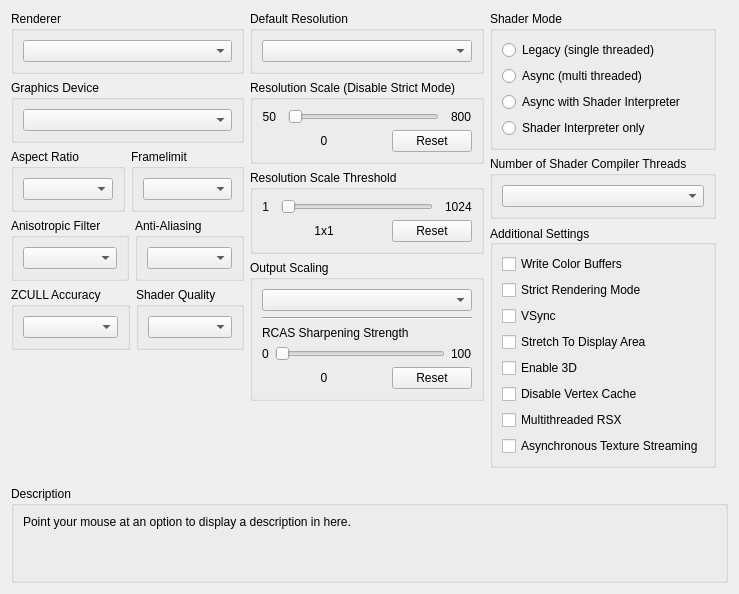
      <widget class="QWidget" name="gpuTab">
       <attribute name="title">
        <string>GPU</string>
       </attribute>
       <layout class="QVBoxLayout" name="gpuTab_layout" stretch="0,1,0">
        <item>
         <layout class="QHBoxLayout" name="gpuTabLayout" stretch="1,1,1">
          <item>
           <layout class="QVBoxLayout" name="gpuTabLayoutLeft">
            <item>
             <widget class="QGroupBox" name="gb_renderer">
              <property name="title">
               <string>Renderer</string>
              </property>
              <layout class="QVBoxLayout" name="gb_renderer_layout">
               <item>
                <widget class="QComboBox" name="renderBox"/>
               </item>
              </layout>
             </widget>
            </item>
            <item>
             <widget class="QGroupBox" name="gb_graphicsAdapter">
              <property name="title">
               <string>Graphics Device</string>
              </property>
              <layout class="QVBoxLayout" name="gb_graphicsAdapter_layout">
               <item>
                <widget class="QComboBox" name="graphicsAdapterBox"/>
               </item>
              </layout>
             </widget>
            </item>
            <item>
             <widget class="QWidget" name="widget_gpu_top" native="true">
              <layout class="QHBoxLayout" name="widget_gpu_top_layout" stretch="1,1">
               <property name="leftMargin">
                <number>0</number>
               </property>
               <property name="topMargin">
                <number>0</number>
               </property>
               <property name="rightMargin">
                <number>0</number>
               </property>
               <property name="bottomMargin">
                <number>0</number>
               </property>
               <item>
                <widget class="QGroupBox" name="gb_aspectRatio">
                 <property name="title">
                  <string>Aspect Ratio</string>
                 </property>
                 <layout class="QVBoxLayout" name="gb_aspectRatio_layout">
                  <item>
                   <widget class="QComboBox" name="aspectBox"/>
                  </item>
                 </layout>
                </widget>
               </item>
               <item>
                <widget class="QGroupBox" name="gb_frameLimit">
                 <property name="title">
                  <string>Framelimit</string>
                 </property>
                 <layout class="QVBoxLayout" name="gb_frameLimit_layout">
                  <item>
                   <widget class="QComboBox" name="frameLimitBox"/>
                  </item>
                 </layout>
                </widget>
               </item>
              </layout>
             </widget>
            </item>
            <item>
             <widget class="QWidget" name="widget_gpu_bottom" native="true">
              <layout class="QHBoxLayout" name="widget_gpu_bottom_layout" stretch="1,1">
               <property name="leftMargin">
                <number>0</number>
               </property>
               <property name="topMargin">
                <number>0</number>
               </property>
               <property name="rightMargin">
                <number>0</number>
               </property>
               <property name="bottomMargin">
                <number>0</number>
               </property>
               <item>
                <widget class="QGroupBox" name="gb_anisotropicFilter">
                 <property name="title">
                  <string>Anisotropic Filter</string>
                 </property>
                 <layout class="QVBoxLayout" name="gb_anisotropicFilter_layout">
                  <item>
                   <widget class="QComboBox" name="anisotropicFilterOverride"/>
                  </item>
                 </layout>
                </widget>
               </item>
               <item>
                <widget class="QGroupBox" name="gb_antiAliasing">
                 <property name="title">
                  <string>Anti-Aliasing</string>
                 </property>
                 <layout class="QVBoxLayout" name="gb_antiAliasing_layout">
                  <item>
                   <widget class="QComboBox" name="antiAliasing"/>
                  </item>
                 </layout>
                </widget>
               </item>
              </layout>
             </widget>
            </item>
            <item>
             <widget class="QWidget" name="widget_gpu_3" native="true">
              <layout class="QHBoxLayout" name="widget_gpu_3_layout" stretch="1,1">
               <property name="leftMargin">
                <number>0</number>
               </property>
               <property name="topMargin">
                <number>0</number>
               </property>
               <property name="rightMargin">
                <number>0</number>
               </property>
               <property name="bottomMargin">
                <number>0</number>
               </property>
               <item>
                <widget class="QGroupBox" name="gbZCULL">
                 <property name="title">
                  <string>ZCULL Accuracy</string>
                 </property>
                 <layout class="QVBoxLayout" name="gbZCULL_layout">
                  <item>
                   <widget class="QComboBox" name="zcullPrecisionMode"/>
                  </item>
                 </layout>
                </widget>
               </item>
               <item>
                <widget class="QGroupBox" name="gbShaderPrecision">
                 <property name="title">
                  <string>Shader Quality</string>
                 </property>
                 <layout class="QVBoxLayout" name="gbShaderPrecision_layout">
                  <item>
                   <widget class="QComboBox" name="shaderPrecision"/>
                  </item>
                 </layout>
                </widget>
               </item>
              </layout>
             </widget>
            </item>
            <item>
             <spacer name="gpu_tab_layout_right_spacer">
              <property name="orientation">
               <enum>Qt::Vertical</enum>
              </property>
              <property name="sizeType">
               <enum>QSizePolicy::MinimumExpanding</enum>
              </property>
              <property name="sizeHint" stdset="0">
               <size>
                <width>0</width>
                <height>0</height>
               </size>
              </property>
             </spacer>
            </item>
           </layout>
          </item>
          <item>
           <layout class="QVBoxLayout" name="gpuTabLayoutMiddle">
            <item>
             <widget class="QGroupBox" name="gb_default_resolution">
              <property name="title">
               <string>Default Resolution</string>
              </property>
              <layout class="QVBoxLayout" name="gb_default_resolution_layout">
               <item>
                <widget class="QComboBox" name="resBox"/>
               </item>
              </layout>
             </widget>
            </item>
            <item>
             <layout class="QVBoxLayout" name="layout_resolution_scale">
              <property name="spacing">
               <number>6</number>
              </property>
              <property name="leftMargin">
               <number>0</number>
              </property>
              <item>
               <widget class="QGroupBox" name="gb_resolutionScale">
                <property name="title">
                 <string>Resolution Scale (Disable Strict Mode)</string>
                </property>
                <layout class="QVBoxLayout" name="gb_resolutionScale_layout">
                 <item>
                  <widget class="QWidget" name="resolutionScaleLayoutTop" native="true">
                   <layout class="QHBoxLayout" name="horizontalLayout_23" stretch="0,1,0">
                    <property name="spacing">
                     <number>12</number>
                    </property>
                    <property name="leftMargin">
                     <number>0</number>
                    </property>
                    <property name="topMargin">
                     <number>0</number>
                    </property>
                    <property name="rightMargin">
                     <number>0</number>
                    </property>
                    <property name="bottomMargin">
                     <number>0</number>
                    </property>
                    <item>
                     <widget class="QLabel" name="resolutionScaleMin">
                      <property name="text">
                       <string>50</string>
                      </property>
                      <property name="alignment">
                       <set>Qt::AlignRight|Qt::AlignTrailing|Qt::AlignVCenter</set>
                      </property>
                     </widget>
                    </item>
                    <item>
                     <widget class="QSlider" name="resolutionScale">
                      <property name="orientation">
                       <enum>Qt::Horizontal</enum>
                      </property>
                     </widget>
                    </item>
                    <item>
                     <widget class="QLabel" name="resolutionScaleMax">
                      <property name="text">
                       <string>800</string>
                      </property>
                     </widget>
                    </item>
                   </layout>
                  </widget>
                 </item>
                 <item>
                  <layout class="QHBoxLayout" name="resolutionScaleLayoutBottom" stretch="1,0">
                   <item>
                    <widget class="QLabel" name="resolutionScaleVal">
                     <property name="text">
                      <string>0</string>
                     </property>
                     <property name="alignment">
                      <set>Qt::AlignCenter</set>
                     </property>
                    </widget>
                   </item>
                   <item>
                    <widget class="QPushButton" name="resolutionScaleReset">
                     <property name="text">
                      <string>Reset</string>
                     </property>
                    </widget>
                   </item>
                  </layout>
                 </item>
                </layout>
               </widget>
              </item>
              <item>
               <widget class="QGroupBox" name="gb_minimumScalableDimension">
                <property name="title">
                 <string>Resolution Scale Threshold</string>
                </property>
                <layout class="QVBoxLayout" name="gb_minimumScalableDimension_layout">
                 <item>
                  <layout class="QHBoxLayout" name="minimumScalableDimensionLayoutTop" stretch="0,1,0">
                   <property name="spacing">
                    <number>12</number>
                   </property>
                   <item>
                    <widget class="QLabel" name="minimumScalableDimensionMin">
                     <property name="text">
                      <string>1</string>
                     </property>
                     <property name="alignment">
                      <set>Qt::AlignRight|Qt::AlignTrailing|Qt::AlignVCenter</set>
                     </property>
                    </widget>
                   </item>
                   <item>
                    <widget class="QSlider" name="minimumScalableDimension">
                     <property name="orientation">
                      <enum>Qt::Horizontal</enum>
                     </property>
                    </widget>
                   </item>
                   <item>
                    <widget class="QLabel" name="minimumScalableDimensionMax">
                     <property name="text">
                      <string>1024</string>
                     </property>
                    </widget>
                   </item>
                  </layout>
                 </item>
                 <item>
                  <layout class="QHBoxLayout" name="minimumScalableDimensionLayoutBottom" stretch="1,0">
                   <item>
                    <widget class="QLabel" name="minimumScalableDimensionVal">
                     <property name="text">
                      <string>1x1</string>
                     </property>
                     <property name="alignment">
                      <set>Qt::AlignCenter</set>
                     </property>
                    </widget>
                   </item>
                   <item>
                    <widget class="QPushButton" name="minimumScalableDimensionReset">
                     <property name="text">
                      <string>Reset</string>
                     </property>
                    </widget>
                   </item>
                  </layout>
                 </item>
                </layout>
               </widget>
              </item>
             </layout>
            </item>
            <item>
             <widget class="QGroupBox" name="gb_outputScaling">
              <property name="title">
               <string>Output Scaling</string>
              </property>
              <layout class="QVBoxLayout" name="gb_Upscaling_layout">
               <item>
                <widget class="QComboBox" name="outputScalingMode"/>
               </item>
               <item>
                <widget class="Line" name="line">
                 <property name="orientation">
                  <enum>Qt::Horizontal</enum>
                 </property>
                </widget>
               </item>
               <item>
                <widget class="QWidget" name="fsrSharpeningStrengthWidget" native="true">
                 <layout class="QVBoxLayout" name="fsrSharpeningWidgetLayout">
                  <property name="leftMargin">
                   <number>0</number>
                  </property>
                  <property name="topMargin">
                   <number>0</number>
                  </property>
                  <property name="rightMargin">
                   <number>0</number>
                  </property>
                  <property name="bottomMargin">
                   <number>0</number>
                  </property>
                  <item>
                   <widget class="QLabel" name="fsrSharpeningStrengthLabel">
                    <property name="sizePolicy">
                     <sizepolicy hsizetype="Preferred" vsizetype="Preferred">
                      <horstretch>0</horstretch>
                      <verstretch>0</verstretch>
                     </sizepolicy>
                    </property>
                    <property name="text">
                     <string>RCAS Sharpening Strength</string>
                    </property>
                    <property name="alignment">
                     <set>Qt::AlignBottom|Qt::AlignLeading|Qt::AlignLeft</set>
                    </property>
                    <property name="margin">
                     <number>1</number>
                    </property>
                   </widget>
                  </item>
                  <item>
                   <layout class="QHBoxLayout" name="fsrSharpeningLayoutTop">
                    <item>
                     <widget class="QLabel" name="minSharpeningVal">
                      <property name="text">
                       <string>0</string>
                      </property>
                     </widget>
                    </item>
                    <item>
                     <widget class="QSlider" name="fsrSharpeningStrength">
                      <property name="orientation">
                       <enum>Qt::Horizontal</enum>
                      </property>
                     </widget>
                    </item>
                    <item>
                     <widget class="QLabel" name="maxSharpeningVal">
                      <property name="sizePolicy">
                       <sizepolicy hsizetype="Minimum" vsizetype="Preferred">
                        <horstretch>0</horstretch>
                        <verstretch>0</verstretch>
                       </sizepolicy>
                      </property>
                      <property name="text">
                       <string>100</string>
                      </property>
                     </widget>
                    </item>
                   </layout>
                  </item>
                  <item>
                   <layout class="QHBoxLayout" name="fsrSharpeningLayoutBottom" stretch="1,0">
                    <item>
                     <widget class="QLabel" name="fsrSharpeningStrengthVal">
                      <property name="text">
                       <string>0</string>
                      </property>
                      <property name="alignment">
                       <set>Qt::AlignCenter</set>
                      </property>
                     </widget>
                    </item>
                    <item>
                     <widget class="QPushButton" name="fsrSharpeningStrengthReset">
                      <property name="text">
                       <string>Reset</string>
                      </property>
                     </widget>
                    </item>
                   </layout>
                  </item>
                 </layout>
                </widget>
               </item>
              </layout>
             </widget>
            </item>
            <item>
             <spacer name="gpu_tab_layout_middle_spacer">
              <property name="orientation">
               <enum>Qt::Vertical</enum>
              </property>
              <property name="sizeType">
               <enum>QSizePolicy::MinimumExpanding</enum>
              </property>
              <property name="sizeHint" stdset="0">
               <size>
                <width>0</width>
                <height>0</height>
               </size>
              </property>
             </spacer>
            </item>
           </layout>
          </item>
          <item>
           <layout class="QVBoxLayout" name="gpuTabLayoutRight">
            <property name="rightMargin">
             <number>12</number>
            </property>
            <property name="bottomMargin">
             <number>12</number>
            </property>
            <item>
             <widget class="QGroupBox" name="gb_shader_mode">
              <property name="minimumSize">
               <size>
                <width>0</width>
                <height>123</height>
               </size>
              </property>
              <property name="title">
               <string>Shader Mode</string>
              </property>
              <layout class="QVBoxLayout" name="verticalLayout">
               <item>
                <widget class="QRadioButton" name="rb_legacy_recompiler">
                 <property name="text">
                  <string notr="true">Legacy (single threaded)</string>
                 </property>
                </widget>
               </item>
               <item>
                <widget class="QRadioButton" name="rb_async_recompiler">
                 <property name="text">
                  <string notr="true">Async (multi threaded)</string>
                 </property>
                </widget>
               </item>
               <item>
                <widget class="QRadioButton" name="rb_async_with_shader_interpreter">
                 <property name="text">
                  <string notr="true">Async with Shader Interpreter</string>
                 </property>
                </widget>
               </item>
               <item>
                <widget class="QRadioButton" name="rb_shader_interpreter_only">
                 <property name="text">
                  <string notr="true">Shader Interpreter only</string>
                 </property>
                </widget>
               </item>
              </layout>
             </widget>
            </item>
            <item>
             <widget class="QGroupBox" name="gb_shader_compiler_threads">
              <property name="title">
               <string>Number of Shader Compiler Threads</string>
              </property>
              <layout class="QVBoxLayout" name="gb_shader_compiler_threads_layout">
               <item>
                <widget class="QComboBox" name="shaderCompilerThreads"/>
               </item>
              </layout>
             </widget>
            </item>
            <item>
             <widget class="QGroupBox" name="gb_additional_settings">
              <property name="sizePolicy">
               <sizepolicy hsizetype="Preferred" vsizetype="Preferred">
                <horstretch>0</horstretch>
                <verstretch>0</verstretch>
               </sizepolicy>
              </property>
              <property name="title">
               <string>Additional Settings</string>
              </property>
              <property name="alignment">
               <set>Qt::AlignLeading|Qt::AlignLeft|Qt::AlignVCenter</set>
              </property>
              <layout class="QVBoxLayout" name="gb_additional_settings_layout">
               <item>
                <widget class="QCheckBox" name="dumpColor">
                 <property name="text">
                  <string>Write Color Buffers</string>
                 </property>
                </widget>
               </item>
               <item>
                <widget class="QCheckBox" name="strictModeRendering">
                 <property name="text">
                  <string>Strict Rendering Mode</string>
                 </property>
                </widget>
               </item>
               <item>
                <widget class="QCheckBox" name="vsync">
                 <property name="text">
                  <string>VSync</string>
                 </property>
                </widget>
               </item>
               <item>
                <widget class="QCheckBox" name="stretchToDisplayArea">
                 <property name="text">
                  <string>Stretch To Display Area</string>
                 </property>
                </widget>
               </item>
               <item>
                <widget class="QCheckBox" name="Enable3D">
                 <property name="text">
                  <string>Enable 3D</string>
                 </property>
                </widget>
               </item>
               <item>
                <widget class="QCheckBox" name="disableVertexCache">
                 <property name="text">
                  <string>Disable Vertex Cache</string>
                 </property>
                </widget>
               </item>
               <item>
                <widget class="QCheckBox" name="multithreadedRSX">
                 <property name="text">
                  <string>Multithreaded RSX</string>
                 </property>
                </widget>
               </item>
               <item>
                <widget class="QCheckBox" name="asyncTextureStreaming">
                 <property name="text">
                  <string>Asynchronous Texture Streaming</string>
                 </property>
                </widget>
               </item>
               <item>
                <spacer name="additional_settings_spacer">
                 <property name="orientation">
                  <enum>Qt::Vertical</enum>
                 </property>
                 <property name="sizeType">
                  <enum>QSizePolicy::MinimumExpanding</enum>
                 </property>
                 <property name="sizeHint" stdset="0">
                  <size>
                   <width>0</width>
                   <height>0</height>
                  </size>
                 </property>
                </spacer>
               </item>
              </layout>
             </widget>
            </item>
           </layout>
          </item>
         </layout>
        </item>
        <item>
         <spacer name="gpuTabSpacer">
          <property name="orientation">
           <enum>Qt::Vertical</enum>
          </property>
          <property name="sizeType">
           <enum>QSizePolicy::MinimumExpanding</enum>
          </property>
          <property name="sizeHint" stdset="0">
           <size>
            <width>0</width>
            <height>0</height>
           </size>
          </property>
         </spacer>
        </item>
        <item>
         <widget class="QGroupBox" name="gb_description_gpu">
          <property name="title">
           <string>Description</string>
          </property>
          <layout class="QHBoxLayout" name="gb_description_gpu_layout">
           <item>
            <widget class="QLabel" name="description_gpu">
             <property name="text">
              <string>Point your mouse at an option to display a description in here.


</string>
             </property>
             <property name="textFormat">
              <enum>Qt::PlainText</enum>
             </property>
             <property name="alignment">
              <set>Qt::AlignLeading|Qt::AlignLeft|Qt::AlignTop</set>
             </property>
             <property name="wordWrap">
              <bool>true</bool>
             </property>
            </widget>
           </item>
          </layout>
         </widget>
        </item>
       </layout>
      </widget>
